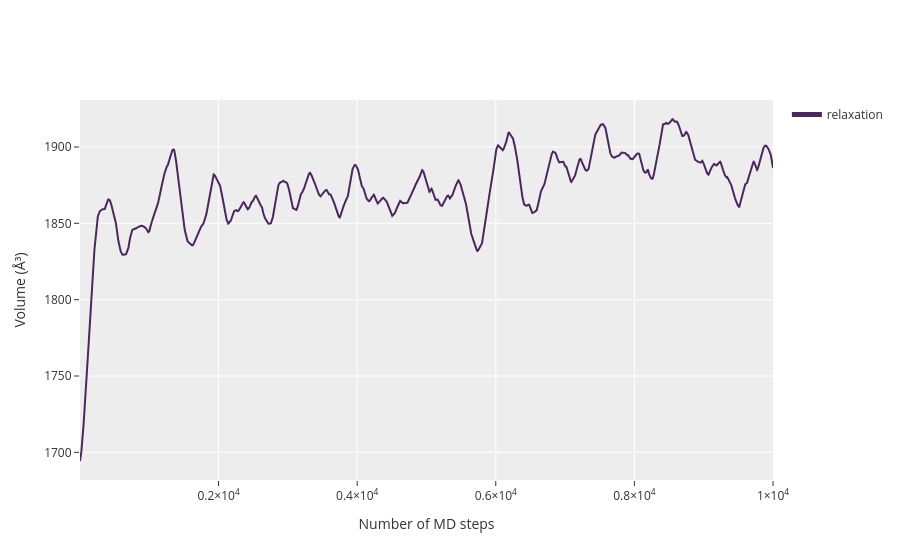

Write notebook code for a chart like this one.
### Code cell
! cat ./REPORT | grep "mc> LV" > ./monitored_cell_volume.dat
from py4vasp import plot
import numpy as np

volume = np.loadtxt("./monitored_cell_volume.dat", usecols=2)

# plot the volume
plot(np.arange(len(volume))+1, volume, "relaxation", xlabel="Number of MD steps", ylabel="Volume (Å³)")

### Figure 1 — Plotly figure (JSON) as saved in the notebook; plotly's stock layout.template omitted (floating-point values rounded to 4 significant figures; data arrays with more than 128 entries replaced by an {"elided": "..."} marker saying what was removed)
{"data": [{"legendgroup": "relaxation", "line": {"color": "#4C265F"}, "name": "relaxation", "showlegend": true, "type": "scatter", "x": {"elided": "10000 int values"}, "y": {"elided": "10000 float values"}, "yaxis": "y"}], "layout": {"autosize": true, "legend": {"itemsizing": "constant"}, "xaxis": {"autorange": true, "range": [1, 10000], "title": {"text": "Number of MD steps"}, "type": "linear"}, "yaxis": {"autorange": true, "range": [1682.0, 1931.0], "title": {"text": "Volume (Å³)"}, "type": "linear"}}}
